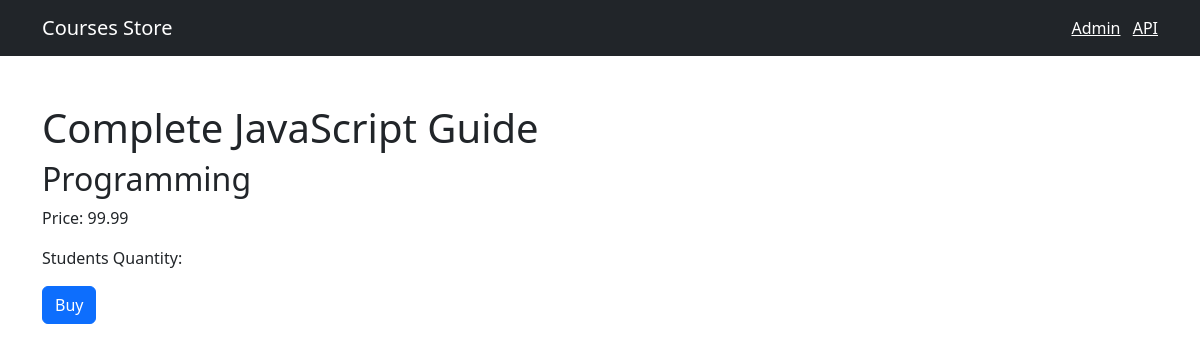
/2, run on the app's committed database.
### store/models.py (models this page shows, shortened)
class Course(models.Model):
    title = models.CharField(max_length=300)
    price = models.FloatField()
    student_qty = models.IntegerField()
    review_qry = models.IntegerField()
    category = models.ForeignKey(Category, on_delete=models.CASCADE)
    created_at = models.DateTimeField(default=timezone.now)

class Category(models.Model):
    title = models.CharField(max_length=255)
    created_at = models.DateTimeField(default=timezone.now)
    def __str__(self):
        return self.title

### store/views.py (the view)
# urls.py: path('<int:course_id>', views.single_course, name='single_course')
def single_course(request, course_id):
    course = get_object_or_404(Course, pk=course_id)
    return render(request, 'store/single_course.html', {'course': course})

### templates/store/single_course.html (shortened to what this page needs)
{% extends 'base.html'%}
{% block content %}
<h1 class="mt-5"> {{ course.title }} </h1>
<h2> {{ course.category }} </h2>
<p>Price: {{ course.price }} </p>
<p>Students Quantity: {{ course.students_qty }} </p>
<b class="btn btn-primary">Buy</b>
{% endblock %}

### data on the page
Course: title "Complete JavaScript Guide", category "Programming", price "99.99"
